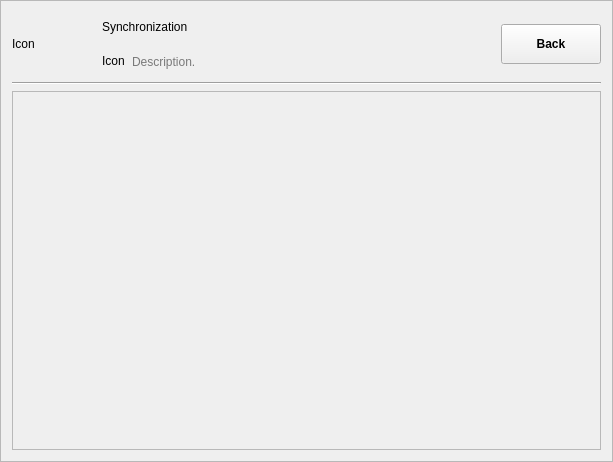
<?xml version="1.0" encoding="UTF-8"?>
<ui version="4.0">
 <class>FrameSyncGroupTransferFile</class>
 <widget class="QFrame" name="FrameSyncGroupTransferFile">
  <property name="geometry">
   <rect>
    <x>0</x>
    <y>0</y>
    <width>613</width>
    <height>462</height>
   </rect>
  </property>
  <property name="windowTitle">
   <string>Transfer</string>
  </property>
  <property name="frameShape">
   <enum>QFrame::StyledPanel</enum>
  </property>
  <property name="frameShadow">
   <enum>QFrame::Raised</enum>
  </property>
  <layout class="QVBoxLayout" name="verticalLayout_2">
   <item>
    <layout class="QHBoxLayout" name="horizontalLayout">
     <item>
      <widget class="QLabel" name="labelIcon">
       <property name="sizePolicy">
        <sizepolicy hsizetype="Fixed" vsizetype="Fixed">
         <horstretch>0</horstretch>
         <verstretch>0</verstretch>
        </sizepolicy>
       </property>
       <property name="minimumSize">
        <size>
         <width>64</width>
         <height>64</height>
        </size>
       </property>
       <property name="maximumSize">
        <size>
         <width>64</width>
         <height>64</height>
        </size>
       </property>
       <property name="text">
        <string>Icon</string>
       </property>
      </widget>
     </item>
     <item>
      <spacer name="horizontalSpacer_8">
       <property name="orientation">
        <enum>Qt::Horizontal</enum>
       </property>
       <property name="sizeType">
        <enum>QSizePolicy::Fixed</enum>
       </property>
       <property name="sizeHint" stdset="0">
        <size>
         <width>20</width>
         <height>20</height>
        </size>
       </property>
      </spacer>
     </item>
     <item>
      <layout class="QVBoxLayout" name="verticalLayout_4">
       <item>
        <widget class="QLabel" name="labelTitle">
         <property name="sizePolicy">
          <sizepolicy hsizetype="Preferred" vsizetype="Preferred">
           <horstretch>0</horstretch>
           <verstretch>0</verstretch>
          </sizepolicy>
         </property>
         <property name="text">
          <string>Synchronization</string>
         </property>
        </widget>
       </item>
       <item>
        <layout class="QHBoxLayout" name="horizontalLayout_8">
         <item>
          <widget class="QLabel" name="labelInfoIcon">
           <property name="sizePolicy">
            <sizepolicy hsizetype="Fixed" vsizetype="Preferred">
             <horstretch>0</horstretch>
             <verstretch>0</verstretch>
            </sizepolicy>
           </property>
           <property name="minimumSize">
            <size>
             <width>24</width>
             <height>24</height>
            </size>
           </property>
           <property name="maximumSize">
            <size>
             <width>24</width>
             <height>24</height>
            </size>
           </property>
           <property name="text">
            <string>Icon</string>
           </property>
          </widget>
         </item>
         <item>
          <widget class="QLabel" name="labelDesc">
           <property name="palette">
            <palette>
             <active>
              <colorrole role="WindowText">
               <brush brushstyle="SolidPattern">
                <color alpha="255">
                 <red>121</red>
                 <green>121</green>
                 <blue>121</blue>
                </color>
               </brush>
              </colorrole>
             </active>
             <inactive>
              <colorrole role="WindowText">
               <brush brushstyle="SolidPattern">
                <color alpha="255">
                 <red>121</red>
                 <green>121</green>
                 <blue>121</blue>
                </color>
               </brush>
              </colorrole>
             </inactive>
             <disabled>
              <colorrole role="WindowText">
               <brush brushstyle="SolidPattern">
                <color alpha="255">
                 <red>120</red>
                 <green>120</green>
                 <blue>120</blue>
                </color>
               </brush>
              </colorrole>
             </disabled>
            </palette>
           </property>
           <property name="text">
            <string>Description.</string>
           </property>
          </widget>
         </item>
         <item>
          <spacer name="horizontalSpacer">
           <property name="orientation">
            <enum>Qt::Horizontal</enum>
           </property>
           <property name="sizeHint" stdset="0">
            <size>
             <width>40</width>
             <height>20</height>
            </size>
           </property>
          </spacer>
         </item>
         <item>
          <layout class="QHBoxLayout" name="horizontalLayoutButtons"/>
         </item>
        </layout>
       </item>
      </layout>
     </item>
     <item>
      <widget class="QPushButton" name="pushButtonBack">
       <property name="minimumSize">
        <size>
         <width>100</width>
         <height>40</height>
        </size>
       </property>
       <property name="font">
        <font>
         <weight>75</weight>
         <bold>true</bold>
        </font>
       </property>
       <property name="text">
        <string>Back</string>
       </property>
      </widget>
     </item>
    </layout>
   </item>
   <item>
    <widget class="Line" name="line">
     <property name="orientation">
      <enum>Qt::Horizontal</enum>
     </property>
    </widget>
   </item>
   <item>
    <layout class="QGridLayout" name="gridLayout">
     <item row="0" column="0">
      <widget class="QFrame" name="frame">
       <property name="frameShape">
        <enum>QFrame::StyledPanel</enum>
       </property>
       <property name="frameShadow">
        <enum>QFrame::Plain</enum>
       </property>
       <layout class="QVBoxLayout" name="verticalLayout">
        <item>
         <layout class="QVBoxLayout" name="verticalLayoutWorkspace"/>
        </item>
        <item>
         <layout class="QVBoxLayout" name="verticalLayoutFiles"/>
        </item>
       </layout>
      </widget>
     </item>
     <item row="0" column="1">
      <layout class="QVBoxLayout" name="verticalLayoutReceivers"/>
     </item>
     <item row="1" column="0">
      <layout class="QVBoxLayout" name="verticalLayoutQueue"/>
     </item>
     <item row="1" column="1">
      <layout class="QVBoxLayout" name="verticalLayoutPrompt"/>
     </item>
    </layout>
   </item>
  </layout>
 </widget>
 <resources/>
 <connections/>
</ui>
